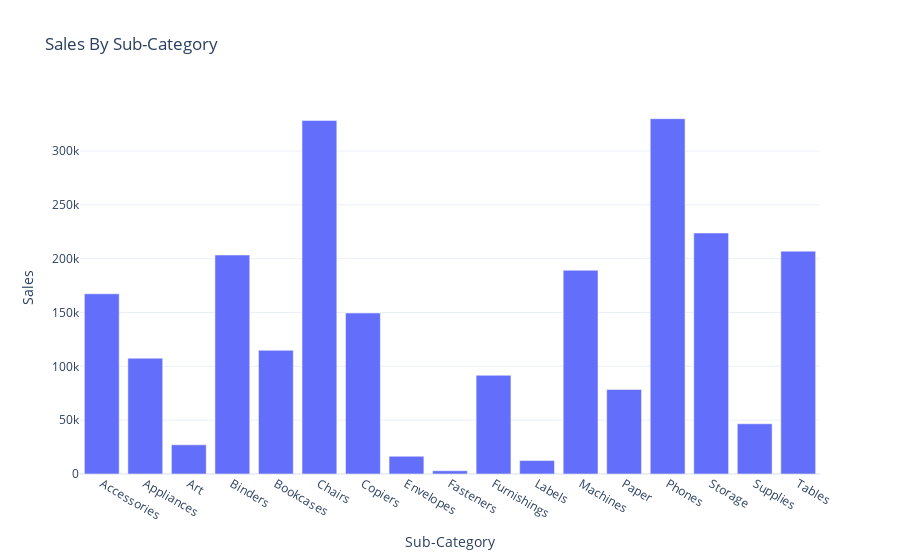

Notebook code cell kept with this figure:
### Code cell
fig = px.bar(sales_by_subcategory, x ='Sub-Category', y = 'Sales', title = 'Sales By Sub-Category')
fig.show()

### Figure 1 — Plotly figure (JSON) as saved in the notebook; plotly's stock layout.template omitted (floating-point values rounded to 4 significant figures)
{"data": [{"alignmentgroup": "True", "hovertemplate": "Sub-Category=%{x}<br>Sales=%{y}<extra></extra>", "legendgroup": "", "marker": {"color": "#636efa", "pattern": {"shape": ""}}, "name": "", "offsetgroup": "", "orientation": "v", "showlegend": false, "textposition": "auto", "type": "bar", "x": ["Accessories", "Appliances", "Art", "Binders", "Bookcases", "Chairs", "Copiers", "Envelopes", "Fasteners", "Furnishings", "Labels", "Machines", "Paper", "Phones", "Storage", "Supplies", "Tables"], "xaxis": "x", "y": [167400.0, 107500.0, 27120.0, 203400.0, 114900.0, 328400.0, 149500.0, 16480.0, 3024.0, 91710.0, 12490.0, 189200.0, 78480.0, 330000.0, 223800.0, 46670.0, 207000.0], "yaxis": "y"}], "layout": {"autosize": true, "barmode": "relative", "legend": {"tracegroupgap": 0}, "title": {"text": "Sales By Sub-Category"}, "xaxis": {"anchor": "y", "autorange": true, "domain": [0, 1], "range": [-0.5, 16.5], "title": {"text": "Sub-Category"}, "type": "category"}, "yaxis": {"anchor": "x", "autorange": true, "domain": [0, 1], "range": [0, 347400.0], "title": {"text": "Sales"}, "type": "linear"}}}
